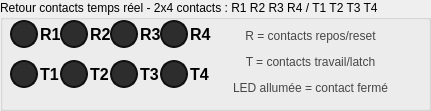
     <widget class="QGroupBox" name="groupBox_retour_contacts">
      <property name="geometry">
       <rect>
        <x>380</x>
        <y>280</y>
        <width>431</width>
        <height>111</height>
       </rect>
      </property>
      <property name="title">
       <string>Retour contacts temps réel - 2x4 contacts : R1 R2 R3 R4 / T1 T2 T3 T4</string>
      </property>
      <widget class="QLabel" name="label_led_reset_contact_1">
       <property name="geometry">
        <rect>
         <x>10</x>
         <y>20</y>
         <width>28</width>
         <height>28</height>
        </rect>
       </property>
       <property name="styleSheet">
        <string>background-color: rgb(45,45,45); border: 2px solid rgb(15,15,15); border-radius: 14px;</string>
       </property>
       <property name="text">
        <string/>
       </property>
       <property name="alignment">
        <set>Qt::AlignmentFlag::AlignCenter</set>
       </property>
      </widget>
      <widget class="QLabel" name="label_txt_contact_r1">
       <property name="geometry">
        <rect>
         <x>40</x>
         <y>20</y>
         <width>31</width>
         <height>28</height>
        </rect>
       </property>
       <property name="styleSheet">
        <string>font-weight: bold; font-size: 12pt;</string>
       </property>
       <property name="text">
        <string>R1</string>
       </property>
       <property name="alignment">
        <set>Qt::AlignmentFlag::AlignLeading|Qt::AlignmentFlag::AlignLeft|Qt::AlignmentFlag::AlignVCenter</set>
       </property>
      </widget>
      <widget class="QLabel" name="label_led_reset_contact_2">
       <property name="geometry">
        <rect>
         <x>60</x>
         <y>20</y>
         <width>28</width>
         <height>28</height>
        </rect>
       </property>
       <property name="styleSheet">
        <string>background-color: rgb(45,45,45); border: 2px solid rgb(15,15,15); border-radius: 14px;</string>
       </property>
       <property name="text">
        <string/>
       </property>
       <property name="alignment">
        <set>Qt::AlignmentFlag::AlignCenter</set>
       </property>
      </widget>
      <widget class="QLabel" name="label_txt_contact_r2">
       <property name="geometry">
        <rect>
         <x>90</x>
         <y>20</y>
         <width>31</width>
         <height>28</height>
        </rect>
       </property>
       <property name="styleSheet">
        <string>font-weight: bold; font-size: 12pt;</string>
       </property>
       <property name="text">
        <string>R2</string>
       </property>
       <property name="alignment">
        <set>Qt::AlignmentFlag::AlignLeading|Qt::AlignmentFlag::AlignLeft|Qt::AlignmentFlag::AlignVCenter</set>
       </property>
      </widget>
      <widget class="QLabel" name="label_led_latch_contact_1">
       <property name="geometry">
        <rect>
         <x>10</x>
         <y>60</y>
         <width>28</width>
         <height>28</height>
        </rect>
       </property>
       <property name="styleSheet">
        <string>background-color: rgb(45,45,45); border: 2px solid rgb(15,15,15); border-radius: 14px;</string>
       </property>
       <property name="text">
        <string/>
       </property>
       <property name="alignment">
        <set>Qt::AlignmentFlag::AlignCenter</set>
       </property>
      </widget>
      <widget class="QLabel" name="label_txt_contact_t1">
       <property name="geometry">
        <rect>
         <x>40</x>
         <y>60</y>
         <width>31</width>
         <height>28</height>
        </rect>
       </property>
       <property name="styleSheet">
        <string>font-weight: bold; font-size: 12pt;</string>
       </property>
       <property name="text">
        <string>T1</string>
       </property>
       <property name="alignment">
        <set>Qt::AlignmentFlag::AlignLeading|Qt::AlignmentFlag::AlignLeft|Qt::AlignmentFlag::AlignVCenter</set>
       </property>
      </widget>
      <widget class="QLabel" name="label_led_latch_contact_2">
       <property name="geometry">
        <rect>
         <x>60</x>
         <y>60</y>
         <width>28</width>
         <height>28</height>
        </rect>
       </property>
       <property name="styleSheet">
        <string>background-color: rgb(45,45,45); border: 2px solid rgb(15,15,15); border-radius: 14px;</string>
       </property>
       <property name="text">
        <string/>
       </property>
       <property name="alignment">
        <set>Qt::AlignmentFlag::AlignCenter</set>
       </property>
      </widget>
      <widget class="QLabel" name="label_txt_contact_t2">
       <property name="geometry">
        <rect>
         <x>90</x>
         <y>60</y>
         <width>31</width>
         <height>28</height>
        </rect>
       </property>
       <property name="styleSheet">
        <string>font-weight: bold; font-size: 12pt;</string>
       </property>
       <property name="text">
        <string>T2</string>
       </property>
       <property name="alignment">
        <set>Qt::AlignmentFlag::AlignLeading|Qt::AlignmentFlag::AlignLeft|Qt::AlignmentFlag::AlignVCenter</set>
       </property>
      </widget>
      <widget class="QLabel" name="label_txt_contact_info">
       <property name="geometry">
        <rect>
         <x>220</x>
         <y>20</y>
         <width>181</width>
         <height>85</height>
        </rect>
       </property>
       <property name="styleSheet">
        <string>color: rgb(70,70,70); font-size: 9pt;</string>
       </property>
       <property name="text">
        <string>&lt;html&gt;&lt;head/&gt;&lt;body&gt;&lt;p&gt;R = contacts repos/reset&lt;/p&gt;&lt;p&gt;T = contacts travail/latch&lt;/p&gt;&lt;p&gt;LED allumée = contact fermé&lt;/p&gt;&lt;/body&gt;&lt;/html&gt;</string>
       </property>
       <property name="alignment">
        <set>Qt::AlignmentFlag::AlignCenter</set>
       </property>
      </widget>
      <widget class="QLabel" name="label_led_reset_contact_5">
       <property name="geometry">
        <rect>
         <x>110</x>
         <y>20</y>
         <width>28</width>
         <height>28</height>
        </rect>
       </property>
       <property name="styleSheet">
        <string>background-color: rgb(45,45,45); border: 2px solid rgb(15,15,15); border-radius: 14px;</string>
       </property>
       <property name="text">
        <string/>
       </property>
       <property name="alignment">
        <set>Qt::AlignmentFlag::AlignCenter</set>
       </property>
      </widget>
      <widget class="QLabel" name="label_txt_contact_r3">
       <property name="geometry">
        <rect>
         <x>140</x>
         <y>20</y>
         <width>31</width>
         <height>28</height>
        </rect>
       </property>
       <property name="styleSheet">
        <string>font-weight: bold; font-size: 12pt;</string>
       </property>
       <property name="text">
        <string>R3</string>
       </property>
       <property name="alignment">
        <set>Qt::AlignmentFlag::AlignLeading|Qt::AlignmentFlag::AlignLeft|Qt::AlignmentFlag::AlignVCenter</set>
       </property>
      </widget>
      <widget class="QLabel" name="label_led_reset_contact_6">
       <property name="geometry">
        <rect>
         <x>160</x>
         <y>20</y>
         <width>28</width>
         <height>28</height>
        </rect>
       </property>
       <property name="styleSheet">
        <string>background-color: rgb(45,45,45); border: 2px solid rgb(15,15,15); border-radius: 14px;</string>
       </property>
       <property name="text">
        <string/>
       </property>
       <property name="alignment">
        <set>Qt::AlignmentFlag::AlignCenter</set>
       </property>
      </widget>
      <widget class="QLabel" name="label_txt_contact_r4">
       <property name="geometry">
        <rect>
         <x>190</x>
         <y>20</y>
         <width>31</width>
         <height>28</height>
        </rect>
       </property>
       <property name="styleSheet">
        <string>font-weight: bold; font-size: 12pt;</string>
       </property>
       <property name="text">
        <string>R4</string>
       </property>
       <property name="alignment">
        <set>Qt::AlignmentFlag::AlignLeading|Qt::AlignmentFlag::AlignLeft|Qt::AlignmentFlag::AlignVCenter</set>
       </property>
      </widget>
      <widget class="QLabel" name="label_led_latch_contact_5">
       <property name="geometry">
        <rect>
         <x>110</x>
         <y>60</y>
         <width>28</width>
         <height>28</height>
        </rect>
       </property>
       <property name="styleSheet">
        <string>background-color: rgb(45,45,45); border: 2px solid rgb(15,15,15); border-radius: 14px;</string>
       </property>
       <property name="text">
        <string/>
       </property>
       <property name="alignment">
        <set>Qt::AlignmentFlag::AlignCenter</set>
       </property>
      </widget>
      <widget class="QLabel" name="label_txt_contact_t3">
       <property name="geometry">
        <rect>
         <x>140</x>
         <y>60</y>
         <width>31</width>
         <height>28</height>
        </rect>
       </property>
       <property name="styleSheet">
        <string>font-weight: bold; font-size: 12pt;</string>
       </property>
       <property name="text">
        <string>T3</string>
       </property>
       <property name="alignment">
        <set>Qt::AlignmentFlag::AlignLeading|Qt::AlignmentFlag::AlignLeft|Qt::AlignmentFlag::AlignVCenter</set>
       </property>
      </widget>
      <widget class="QLabel" name="label_led_latch_contact_6">
       <property name="geometry">
        <rect>
         <x>160</x>
         <y>60</y>
         <width>28</width>
         <height>28</height>
        </rect>
       </property>
       <property name="styleSheet">
        <string>background-color: rgb(45,45,45); border: 2px solid rgb(15,15,15); border-radius: 14px;</string>
       </property>
       <property name="text">
        <string/>
       </property>
       <property name="alignment">
        <set>Qt::AlignmentFlag::AlignCenter</set>
       </property>
      </widget>
      <widget class="QLabel" name="label_txt_contact_t4">
       <property name="geometry">
        <rect>
         <x>190</x>
         <y>60</y>
         <width>31</width>
         <height>28</height>
        </rect>
       </property>
       <property name="styleSheet">
        <string>font-weight: bold; font-size: 12pt;</string>
       </property>
       <property name="text">
        <string>T4</string>
       </property>
       <property name="alignment">
        <set>Qt::AlignmentFlag::AlignLeading|Qt::AlignmentFlag::AlignLeft|Qt::AlignmentFlag::AlignVCenter</set>
       </property>
      </widget>
     </widget>
